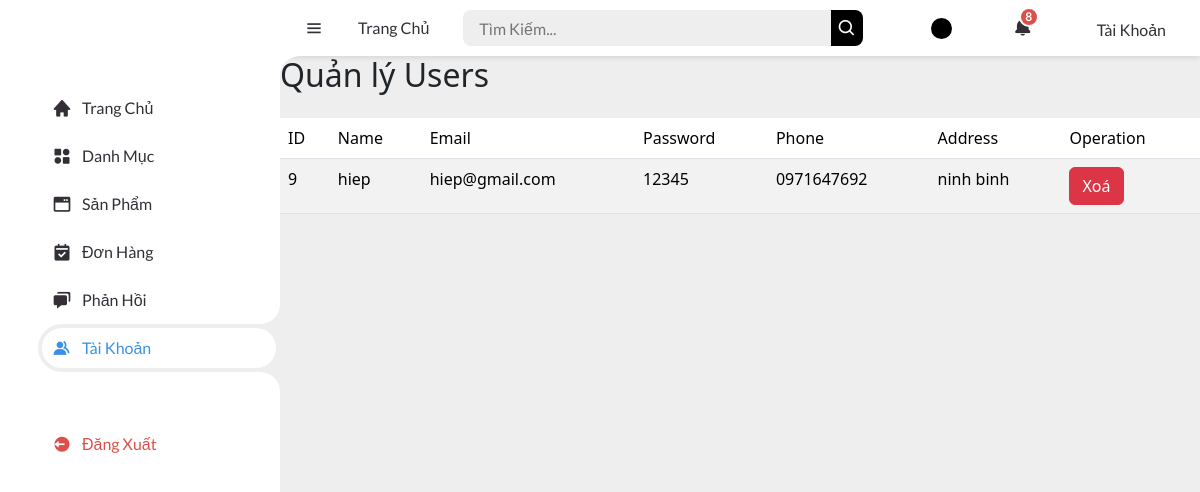
The page /?action=all_register (signed in) on the database its author committed.
### tables this page shows
CREATE TABLE `users` (
  `user_id` int NOT NULL,
  `name` varchar(255) NOT NULL,
  `avatar` varchar(255) DEFAULT NULL,
  `address` varchar(255) NOT NULL,
  `email` varchar(255) NOT NULL,
  `phone` varchar(10) NOT NULL,
  `password` varchar(255) NOT NULL,
  `role_id` int DEFAULT '1',
  `created_at` timestamp NULL DEFAULT NULL,
  `updated_at` timestamp NULL DEFAULT NULL
);

### controllers/admin/registerControllers.php (called while the page is built, shortened)
<?php
class registerController{
    public $registerModel;
    public function __construct()
    {
         $this->registerModel = new registerModel();
    }
    public function all_register()
    {
        $register = $this->registerModel->all_register();
        require_once './views/admin/login/show-acc.php';
    }
}
 ?>

### commons/function.php (called while the page is built, shortened)
<?php
function connect_db() {
    try {
        $dsn = 'mysql:host=' . DB_HOST . ';port=' . DB_PORT . ';dbname=' . DB_NAME . ';charset=utf8';
        $conn = new PDO($dsn, DB_USERNAME, DB_PASSWORD);
        $conn->setAttribute(PDO::ATTR_ERRMODE, PDO::ERRMODE_EXCEPTION);
        $conn->setAttribute(PDO::ATTR_DEFAULT_FETCH_MODE, PDO::FETCH_ASSOC);
        return $conn;
    } catch (PDOException $e) {
        die('Lỗi kết nối CSDL: ' . $e->getMessage());
    }
}
?>

### models/registerModels.php (called while the page is built, shortened)
<?php
class registerModel{
    public $conn;
    public function __construct()
    {
        $this->conn = connect_db();
    }
    public function all_register()
    {
        $sql = "SELECT * FROM `users`";
        $data = $this->conn->query($sql);
        return $data->fetchAll();
    }
}
 ?>

### views/admin/login/show-acc.php (the view, shortened to what this page needs)
<?php include ('./views/admin/layout/header.php'); ?>
<section id="sidebar">
    <ul class="side-menu top">
        <li>
            <a href="index.php?action=admin">
                <i class='bx bxs-home'></i>
                <span class="text">Trang Chủ</span>
            </a>
        </li>
        <li>
            <a href="index.php?action=home-dm">
                <i class='bx bxs-category-alt'></i>
                <span class="text">Danh Mục</span>
            </a>
        </li>
        <li >
            <a href="index.php?action=product">
                <i class='bx bxs-window-alt'></i>
                <span class="text">Sản Phẩm</span>
            </a>
        </li>
        <li>
            <a href="index.php?action=listOrders">
                <i class='bx bxs-calendar-check'></i>
                <span class="text">Đơn Hàng</span>
            </a>
        </li>
        <li>
            <a href="index.php?action=showComment">
                <i class='bx bxs-chat'></i>
                <span class="text">Phản Hồi</span>
            </a>
        </li>
        <li  class="active">
            <a href="index.php?action=all_register">
                <i class='bx bxs-group'></i>
                <span class="text">Tài Khoản</span>
            </a>
        </li>
    </ul>
    <ul class="side-menu">
        <li>
            <a href="index.php?action=logout" class="logout">
                <i class='bx bxs-log-out-circle'></i>
                <span class="text">Đăng Xuất</span>
            </a>
        </li>
    </ul>
</section>
<section id="content">
<nav>
        <i class='bx bx-menu'></i>
        <a href="?action=admin" class="nav-link">Trang Chủ</a>
        <form action="#">
            <div class="form-input">
                <input type="search" placeholder="Tìm Kiếm...">
                <button type="submit" class="search-btn"><i class='bx bx-search'></i></button>
            </div>
        </form>
        <label for="switch-mode" class="switch-mode"></label>
        <a href="#" class="notification">
            <i class='bx bxs-bell'></i>
            <span class="num">8</span>
        </a>
        <div class="header_account">
                                <ul class="d-flex">
                                    <li class="header_search"><a href="#"><i class="icon-magnifier icons"></i></a></li>
                                    <li class="account_link">
                                        <a href="#"><i class="icon-user icons"></i> Tài Khoản</a>
                                    </li>
                                </ul>
                            </div>
    </nav>
<h2 class="mb-4">Quản lý Users</h2>
<table class="table table-striped table-hover">
    <thead class="thead-dark">
        <tr>
            <td>ID</td>
            <td>Name</td>
            <td>Email</td>
            <td>Password</td>
            <td>Phone</td>
            <td>Address</td>
            <td>Operation</td>
        </tr>
    </thead>
    <tbody>
        <?php foreach($register as $registers) {?>
        <tr>
            <td><?= $registers['user_id'] ?></td>
            <td><?= $registers['name'] ?></td>
            <td><?= $registers['email'] ?></td>
            <td><?= $registers['password'] ?></td>
            <td><?= $registers['phone'] ?></td>
            <td><?= $registers['address'] ?></td>
            <td>
               <a href="?action=delete&id=<?= $registers['user_id'] ?>" onclick="return confirm('Ban có muốn xoá không?')"><button class="button btn btn-danger">Xoá</button></a>
            </td>
        </tr>
        <?php }?>
    </tbody>
</table>
<?php include ('./views/admin/layout/footer.php'); ?>

### views/admin/layout/header.php (style rules this page uses)
nav { display: flex; align-items: center; justify-content: space-between; background-color: #fff; padding: 10px 20px; box-shadow: 0 2px 5px rgba(0, 0, 0, 0.1); }
nav a { text-decoration: none; color: #333; font-weight: 500; margin: 0 10px; transition: color 0.3s ease; }
.header_account { position: relative; }
.header_account ul { list-style: none; margin: 0; padding: 0; display: flex; align-items: center; }
.header_account .account_link { position: relative; cursor: pointer; }

### rows shown on the page
users: user_id "9", name "hiep", email "hiep@gmail.com", password "12345", phone "0971647692", address "ninh binh"
